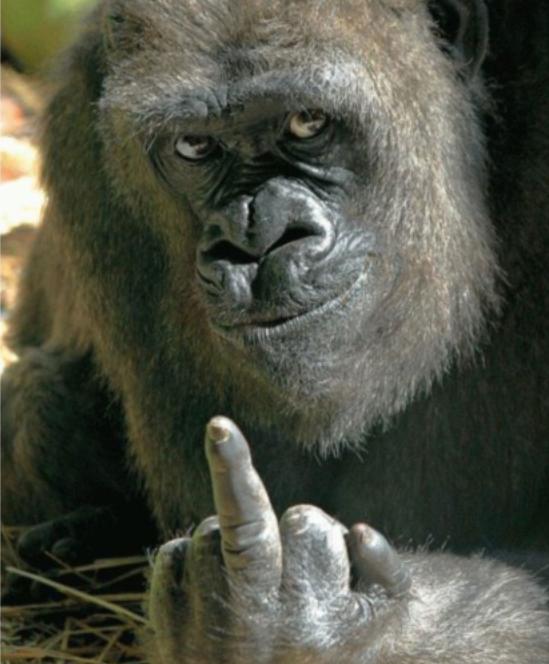
#> input picture images/gorilla.bmp, 549 x 664 px
$ python bmp_to_vfd_rom.py images/gorilla.bmp out.png images/gorilla.bmp
#> lines starting #> are read from the running program, lines starting #| are printed output that depends on the picture; after the words box and inside, x2 and y2 are one past the last pixel; in counts of white or black regions, pixels touching at a corner belong together
#!/usr/bin/env python3
"""
BMP to VFD ROM Converter with Atkinson Dithering

Converts any image to Verilog ROM format for the GU256x128C VFD display.
- Scales image to fit 128px height, maintains aspect ratio
- Centers horizontally with zero padding
- Uses Atkinson dithering for high-quality black/white conversion

VFD Memory Layout (DMA mode):
- 256 columns x 128 rows = 256 x 16 bytes = 4096 bytes total
- Each byte = 8 vertical pixels (1 column, 8 rows)
- Address = x * 16 + y_byte where y_byte = y // 8
- Within byte: bit 0 = top pixel, bit 7 = bottom pixel

Usage:
    python3 bmp_to_vfd_rom.py input.bmp output.v [module_name]

Supports: BMP, PNG, JPG, GIF (requires Pillow for non-BMP)
"""

import sys
from pathlib import Path

# Try to import Pillow for better image support
try:
    from PIL import Image
    HAS_PILLOW = True
except ImportError:
    HAS_PILLOW = False
    print("Note: Install Pillow for PNG/JPG support: pip install Pillow")


def load_image_pillow(filename):
    """Load image using Pillow and convert to grayscale array"""
    img = Image.open(filename)

    # Convert to grayscale
    img = img.convert('L')

    width, height = img.size
    pixels = list(img.getdata())

    # Convert to 2D array
    pixel_array = []
    for y in range(height):
        row = pixels[y * width:(y + 1) * width]
        pixel_array.append(list(row))

    return pixel_array, width, height


# [63 lines left out: function load_bmp_native, not called in this run]


def load_image(filename):
    """Load image file, returns grayscale pixel array (0-255)"""
    if HAS_PILLOW:
        return load_image_pillow(filename)
#> in load_image_pillow, img is the input picture: PIL image 549x664 RGB; mean R, G, B 80.2, 82.6, 69.4
#> in load_image_pillow, `img = img.convert('L')`:
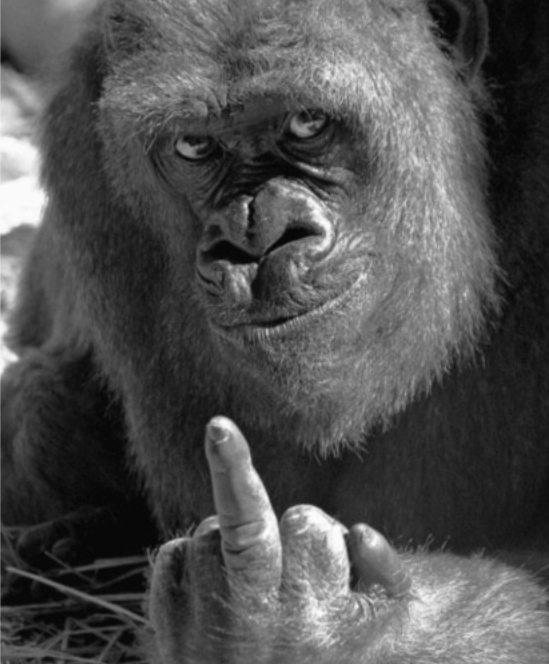
#> img: PIL image 549x664 L; min 4, max 253, mean 80.4
#> in load_image_pillow, `pixels = list(img.getdata())`: pixels = 364536 items
#> after the loop in load_image_pillow, `for y in range(height):`: pixel_array = 664 items
    elif filename.lower().endswith('.bmp'):
        return load_bmp_native(filename)
    else:
        raise ValueError("Non-BMP files require Pillow: pip install Pillow")


def scale_image(pixels, src_width, src_height, target_height=128, target_width=256):
    """Scale image to target height, maintain aspect ratio, center horizontally"""

    # Calculate new dimensions maintaining aspect ratio
    scale = target_height / src_height
    new_width = int(src_width * scale)
    new_height = target_height

    # Cap width at target
    if new_width > target_width:
        scale = target_width / src_width
        new_width = target_width
        new_height = int(src_height * scale)

    print(f"Scaling: {src_width}x{src_height} -> {new_width}x{new_height}")

    # Bilinear interpolation scaling
    scaled = []
    for y in range(new_height):
        row = []
        src_y = y * src_height / new_height
        y0 = int(src_y)
        y1 = min(y0 + 1, src_height - 1)
        fy = src_y - y0

        for x in range(new_width):
            src_x = x * src_width / new_width
            x0 = int(src_x)
            x1 = min(x0 + 1, src_width - 1)
            fx = src_x - x0

            # Bilinear interpolation
            p00 = pixels[y0][x0]
            p10 = pixels[y0][x1]
            p01 = pixels[y1][x0]
            p11 = pixels[y1][x1]

            val = (p00 * (1-fx) * (1-fy) +
                   p10 * fx * (1-fy) +
                   p01 * (1-fx) * fy +
                   p11 * fx * fy)
            row.append(int(val))
        scaled.append(row)

    # Left-align (padding on right) to test if glitch is position or data-stream related
    x_offset = 0  # Was: (target_width - new_width) // 2
    y_offset = (target_height - new_height) // 2

    result = [[255] * target_width for _ in range(target_height)]
    for y in range(new_height):
        for x in range(new_width):
            result[y + y_offset][x + x_offset] = scaled[y][x]

    return result, target_width, target_height


def atkinson_dither(pixels, width, height, threshold=128):
    """
    Apply Atkinson dithering algorithm.

    Atkinson distributes 6/8 (75%) of the error to neighboring pixels:

        *   1/8  1/8
    1/8 1/8 1/8
        1/8

    This creates a lighter, more artistic look than Floyd-Steinberg.
    """
    # Work with floats to accumulate error
    img = [[float(pixels[y][x]) for x in range(width)] for y in range(height)]
    output = [[0] * width for _ in range(height)]

    for y in range(height):
        for x in range(width):
            old_pixel = img[y][x]
            new_pixel = 255 if old_pixel >= threshold else 0
            output[y][x] = 1 if new_pixel == 255 else 0  # 1=white/on, 0=black/off

            error = (old_pixel - new_pixel) / 8.0  # 1/8 of error

            # Distribute error to neighbors (Atkinson pattern)
            # Right
            if x + 1 < width:
                img[y][x + 1] += error
            # Right + 1
            if x + 2 < width:
                img[y][x + 2] += error
            # Below left
            if y + 1 < height and x - 1 >= 0:
                img[y + 1][x - 1] += error
            # Below
            if y + 1 < height:
                img[y + 1][x] += error
            # Below right
            if y + 1 < height and x + 1 < width:
                img[y + 1][x + 1] += error
            # Two below
            if y + 2 < height:
                img[y + 2][x] += error

    return output


def convert_to_vfd_bytes(pixels, width, height):
    """Convert 1-bit pixel array to VFD byte format.

    VFD expects MSB first (bit 7 = top pixel), so we build bytes that way.
    """

    vfd_data = []

    # VFD memory layout: address = x * 16 + y_byte
    for x in range(width):
        for y_byte in range(height // 8):
            byte_val = 0
            for bit in range(8):
                y = y_byte * 8 + bit
                if pixels[y][x]:  # Pixel is on (white)
                    # MSB first: bit 7 = top pixel (y_byte*8 + 0)
                    # So bit position is (7 - bit)
                    byte_val |= (1 << (7 - bit))

            vfd_data.append(byte_val)

    return vfd_data


def generate_verilog_rom(vfd_data, module_name, output_file):
    """Generate Verilog ROM module using block RAM with inline initialization"""

    # Count non-zero entries
    non_zero = [(i, b) for i, b in enumerate(vfd_data) if b != 0]

    with open(output_file, 'w') as f:
        f.write(f"// VFD Image ROM - Auto-generated (Block RAM with inline init)\n")
        f.write(f"// Total bytes: {len(vfd_data)}\n")
        f.write(f"// Non-zero bytes: {len(non_zero)}\n\n")
        f.write(f"module {module_name} (\n")
        f.write(f"    input wire clk,\n")
        f.write(f"    input wire [12:0] addr,\n")
        f.write(f"    output reg [7:0] data\n")
        f.write(f");\n\n")
        f.write(f"    // Block RAM storage\n")
        f.write(f"    reg [7:0] mem [0:4095];\n\n")
        f.write(f"    // Initialize memory inline\n")
        f.write(f"    initial begin\n")
        for i, byte_val in enumerate(vfd_data):
            f.write(f"        mem[{i}] = 8'h{byte_val:02X};\n")
        f.write(f"    end\n\n")
        f.write(f"    // Synchronous read\n")
        f.write(f"    always @(posedge clk) begin\n")
        f.write(f"        data <= mem[addr];\n")
        f.write(f"    end\n")
        f.write(f"endmodule\n")

    print(f"Generated: {output_file}")


def save_preview(pixels, width, height, filename):
    """Save a preview image (requires Pillow)"""
    if not HAS_PILLOW:
        return

    img = Image.new('1', (width, height))
    for y in range(height):
        for x in range(width):
            # pixels: 1=on/white, 0=off/black
            # PIL: 0=black, 1=white
            img.putpixel((x, y), pixels[y][x])

    preview_file = filename.replace('.v', '_preview.png')
    img.save(preview_file)
    print(f"Preview saved: {preview_file}")


def save_vfd_preview(vfd_data, width, height, filename):
    """
    Save a preview reconstructed from VFD bytes.
    This shows exactly what the VFD will display.

    VFD layout: address = x * 16 + y_byte
    Each byte is 8 vertical pixels, bit 7 = top pixel, bit 0 = bottom pixel
    """
    if not HAS_PILLOW:
        print("Install Pillow for preview: pip install Pillow")
        return

    # Reconstruct image from VFD bytes
    img = Image.new('1', (width, height))

    for x in range(width):
        for y_byte in range(height // 8):
            addr = x * 16 + y_byte
            if addr < len(vfd_data):
                byte_val = vfd_data[addr]
                for bit in range(8):
                    y = y_byte * 8 + bit
                    # bit 7 = top pixel, bit 0 = bottom pixel, 1 = pixel on
                    pixel_on = (byte_val >> (7 - bit)) & 1
                    # PIL: 0 = black, 1 = white
                    img.putpixel((x, y), 0 if pixel_on else 1)

    preview_file = filename.replace('.v', '_vfd_preview.bmp')
    img.save(preview_file)
    print(f"VFD preview saved: {preview_file}")


if __name__ == "__main__":
    if len(sys.argv) < 3:
        print("Usage: python3 bmp_to_vfd_rom.py input.bmp output.v [module_name]")
        print("\nConverts image to Verilog ROM for VFD display")
        print("- Scales to 128px height, maintains aspect ratio")
        print("- Centers horizontally on 256px width")
        print("- Uses Atkinson dithering for B&W conversion")
        sys.exit(1)

    input_file = sys.argv[1]
    output_file = sys.argv[2]
    module_name = sys.argv[3] if len(sys.argv) > 3 else "vfd_image_rom"

    print(f"Loading: {input_file}")
    pixels, width, height = load_image(input_file)
#> pixels = 664 items; width = 549; height = 664
    print(f"Original size: {width}x{height}")
#| Original size: 549x664

    print(f"Scaling to fit 256x128...")
    pixels, width, height = scale_image(pixels, width, height, 128, 256)
#> in scale_image, `scale = target_height / src_height`: scale = 0.193
#> in scale_image, `new_width = int(src_width * scale)`: new_width = 105
#| Scaling: 549x664 -> 105x128
#> the loop in scale_image, `for y in range(new_height):` made 128 passes
#> (src_y, y0, y1, fy) on passes 1 to 12: (0, 0, 1, 0), (5.19, 5, 6, 0.188), (10.38, 10, 11, 0.375), (15.56, 15, 16, 0.562), (20.75, 20, 21, 0.75), (25.94, 25, 26, 0.938), (31.12, 31, 32, 0.125), (36.31, 36, 37, 0.312), (41.5, 41, 42, 0.5), (46.69, 46, 47, 0.688), (51.88, 51, 52, 0.875), (57.06, 57, 58, 0.0625)
#> after the loop in scale_image, `for y in range(new_height):`: scaled = 128 items
#> pixels = 128 items; width = 256; height = 128

    print(f"Applying Atkinson dithering...")
    pixels = atkinson_dither(pixels, width, height)
#> in atkinson_dither, `img = [[float(pixels[y][x]) for x in range(width)] for y in range(heig..`: img = 128 items

    print(f"Converting to VFD format...")
    vfd_data = convert_to_vfd_bytes(pixels, width, height)
#> vfd_data = 4096 values, max 255 at index 3, min 0 at index 26, mean 178.7

    print(f"Generating Verilog ROM...")
    generate_verilog_rom(vfd_data, module_name, output_file)
#> in generate_verilog_rom, `non_zero = [(i, b) for i, b in enumerate(vfd_data) if b != 0]`: non_zero = 3636 pairs, first value 0 to 4095, second value 1 to 255
#> the loop in generate_verilog_rom, `for i, byte_val in enumerate(vfd_data):` made 4096 passes
#> byte_val on passes 1 to 3: 204, 135, 191

    # Save preview if Pillow available
    save_preview(pixels, width, height, output_file)
#> in save_preview, `img = Image.new('1', (width, height))`: img: PIL image 256x128 1; every value is 0
#> after the loop in save_preview, `for y in range(height):`:
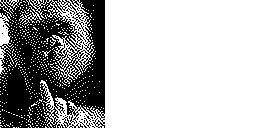
#> img: PIL image 256x128 1; 70.2% white; 38 black regions (36 under 20 px), largest, box (x1, y1, x2, y2) and area: (0, 0, 105, 128) 9628, (69, 123, 83, 128) 24

    # Save VFD byte layout preview (what display will actually show)
    save_vfd_preview(vfd_data, width, height, output_file)

    print(f"\nDone! {len(vfd_data)} bytes generated")
#| Done! 4096 bytes generated
    print(f"Non-zero bytes: {sum(1 for b in vfd_data if b != 0)}")
#| Non-zero bytes: 3636
